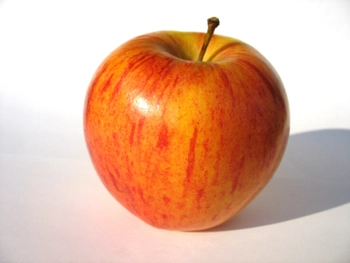
#> input picture Photos/apple.webp, 350 x 263 px
$ python contours.py
#> lines starting #> are read from the running program, lines starting #| are printed output that depends on the picture; after the words box and inside, x2 and y2 are one past the last pixel; in counts of white or black regions, pixels touching at a corner belong together
import cv2 as cv
import numpy as np

img = cv.imread('Photos/apple.webp')
#> img is the input picture: shape (263, 350, 3); mean B, G, R 155.7, 179.7, 224.8
cv.imshow('apple', img)

blank = np.zeros(img.shape, dtype='uint8')
cv.imshow('Blank', blank)

gray = cv.cvtColor(img, cv.COLOR_BGR2GRAY)
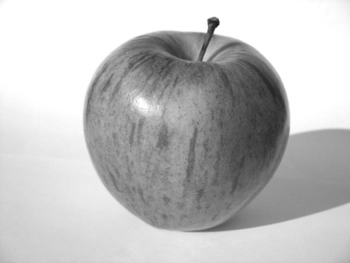
#> gray: shape (263, 350); min 29, max 255, mean 190.5
cv.imshow('gray', gray)

# canny is preferred over tresh
blur = cv.GaussianBlur(gray, (1,1), cv.BORDER_DEFAULT)
cv.imshow('Blur', blur)

canny = cv.Canny(blur, 125, 175)
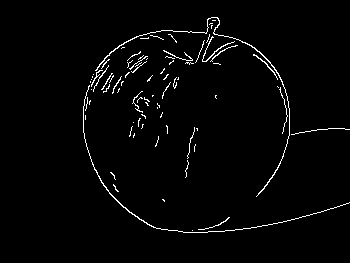
#> canny: shape (263, 350); 2.1% white in thin lines or dots, all inside (x1, y1, x2, y2) = (83, 17, 350, 233)
cv.imshow('canny edges', canny)

#if the pixel below 125 set to 0 (black) if above 255, set to 1 (white)
ret, thresh = cv.threshold(gray, 125, 255, cv.THRESH_BINARY)
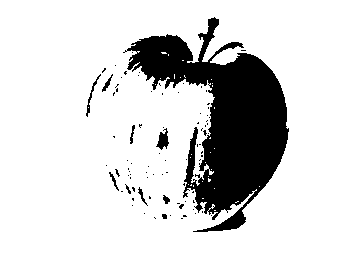
#> thresh: shape (263, 350); 83.3% white; 86 black regions (76 under 20 px)
cv.imshow('Thresh', thresh)


#RETR_LIST, RETR_EXTERNAL, RETR_TREE, ...
contours, hierarchies = cv.findContours(thresh, cv.RETR_LIST, cv.CHAIN_APPROX_SIMPLE)
#> contours = 139 contours, 125 with area under 20; largest, box (x1, y1, x2, y2) and area: (0, 0, 350, 263) 91438, (126, 16, 290, 233) 15376, (155, 127, 170, 151) 181, (85, 73, 102, 118) 138, (101, 73, 114, 93) 76

print(f'{len(contours)} contour(s) found')
#| 139 contour(s) found

cv.drawContours(blank, contours, -1, (0,0,255), 1)
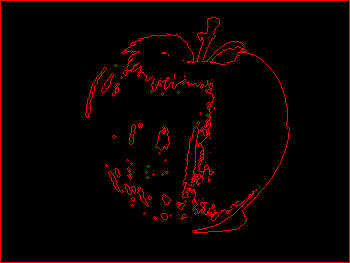
#> blank: shape (263, 350, 3); mean of channels 0, 1, 2 0, 0, 9.7; drawn as B, G, R
cv.imshow('contours drawn', blank)


cv.waitKey(0)

$ run again, with Photos/hawaii.JPG saved as Photos/apple.webp
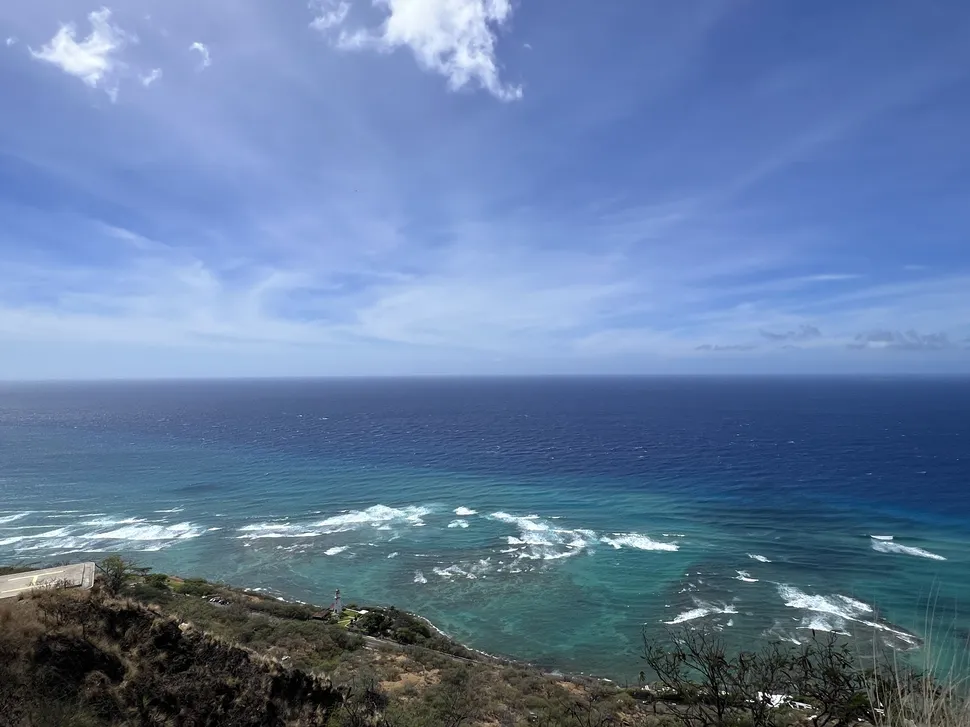
#> input picture Photos/hawaii.JPG, 970 x 727 px, shrunk from 4032 x 3024 before the run
#> img is the input picture: shape (727, 970, 3); mean B, G, R 159.8, 123.5, 98.6
#> canny: shape (727, 970); 4.5% white in thin lines or dots
#> `ret, thresh = cv.threshold(gray, 125, 255, cv.THRESH_BINARY)`:
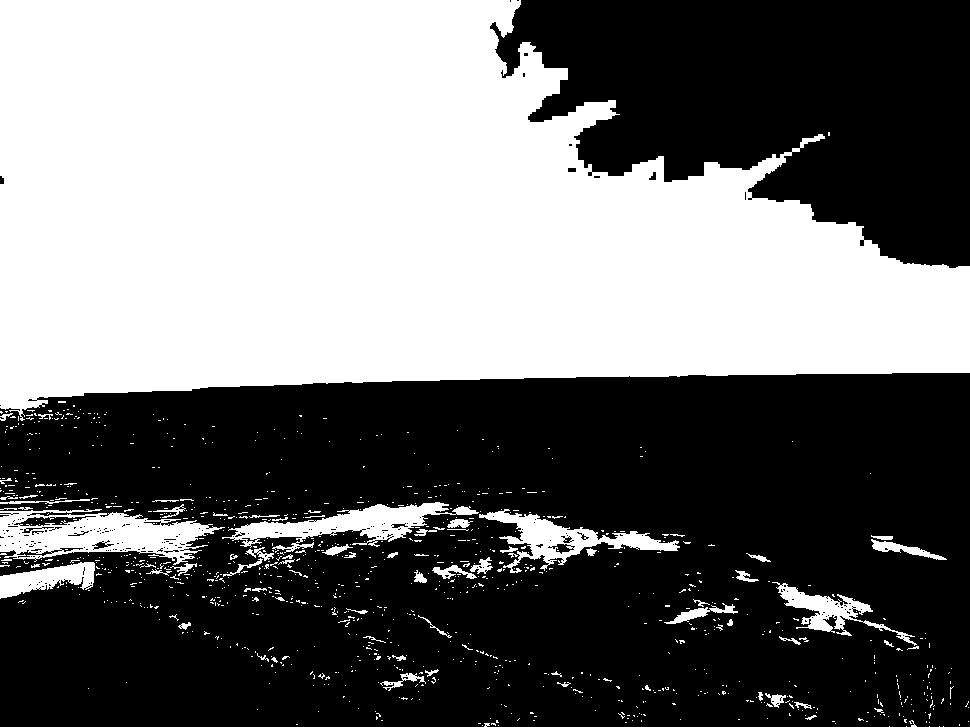
#> thresh: shape (727, 970); 44.3% white; 1037 white regions (960 under 20 px)
#> contours = 1354 contours, 1294 with area under 20; largest, box (x1, y1, x2, y2) and area: (0, 0, 970, 421) 283996, (0, 509, 225, 565) 7412, (222, 502, 479, 553) 4129, (479, 509, 680, 573) 3484, (772, 582, 917, 646) 1851
#| 1354 contour(s) found
#> `cv.drawContours(blank, contours, -1, (0,0,255), 1)`:
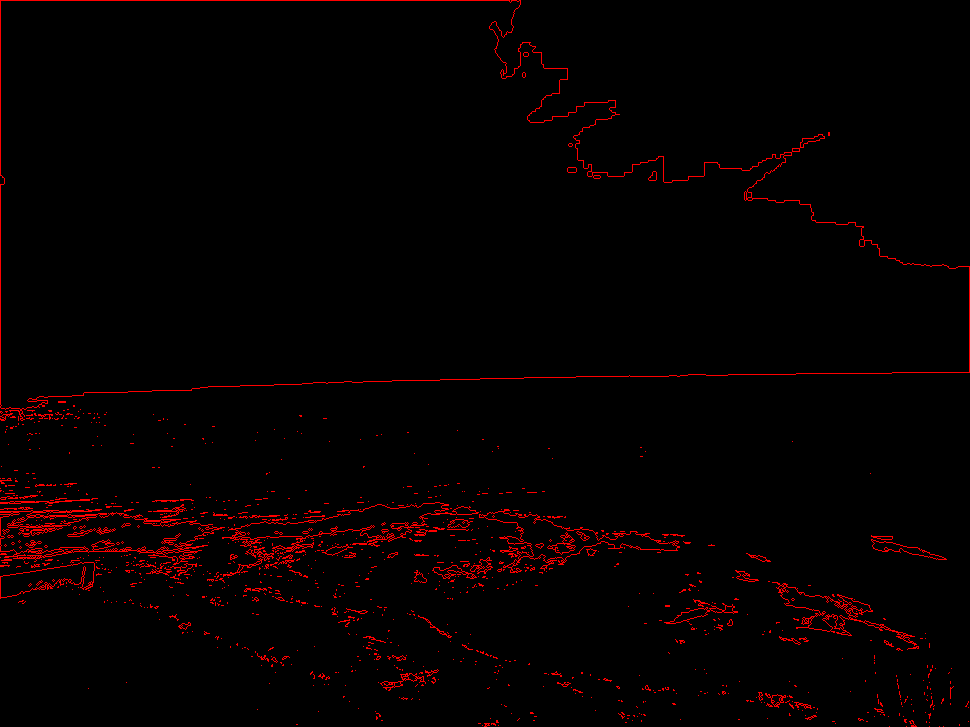
#> blank: shape (727, 970, 3); mean of channels 0, 1, 2 0, 0, 5.6; drawn as B, G, R
